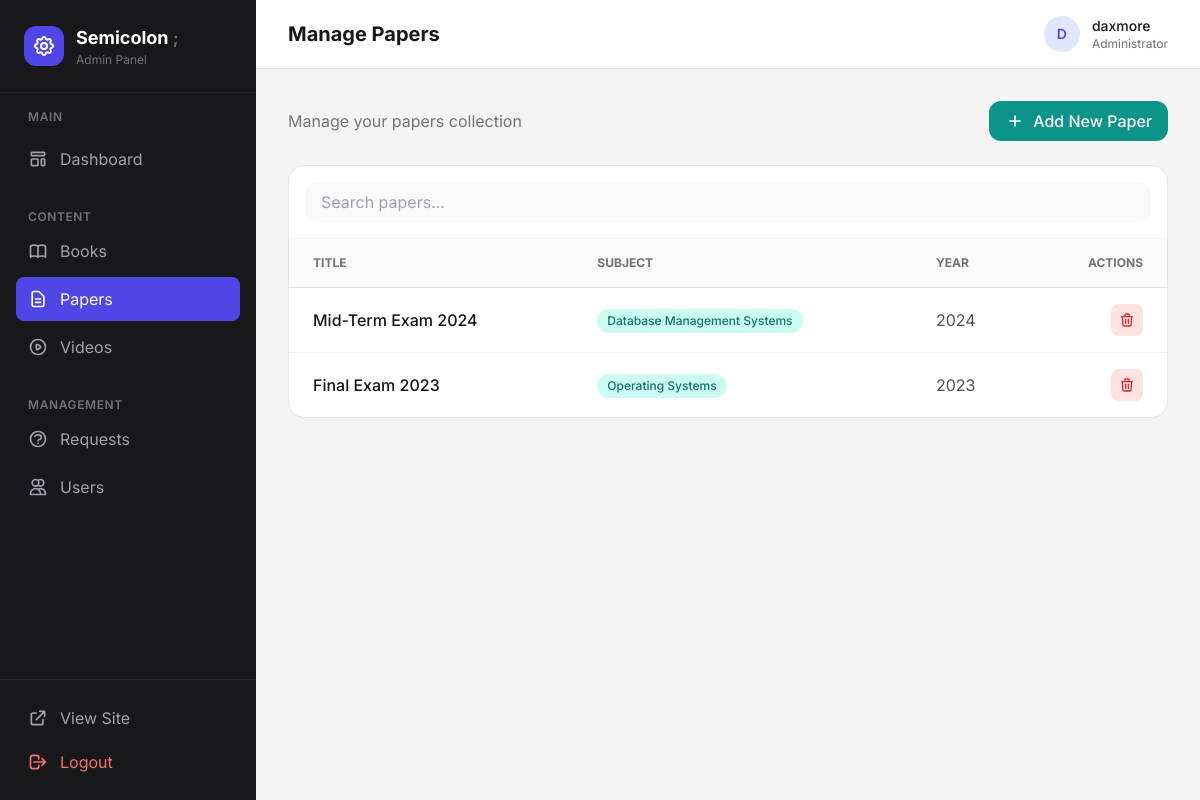
The app's page /admin/papers.php (signed in) with its own data.
### tables this page shows
CREATE TABLE IF NOT EXISTS papers (
    id INT AUTO_INCREMENT PRIMARY KEY,
    title VARCHAR(255) NOT NULL,
    subject VARCHAR(255) NOT NULL,
    year INT NOT NULL,
     
    private_path VARCHAR(255) NOT NULL,  
    slug VARCHAR(255) UNIQUE,
    token VARCHAR(255) UNIQUE,
    created_at TIMESTAMP DEFAULT CURRENT_TIMESTAMP
);

### includes/functions.php (called while the page is built, shortened)
<?php
function get_papers($subject = null, $year = null)
{
    global $conn;
    $sql = "SELECT * FROM papers WHERE 1=1";
    $stmt = $conn->prepare($sql);
    $types = '';
    $stmt->execute();
    $result = $stmt->get_result();
    $papers = [];
    if ($result->num_rows > 0) {
        while ($row = $result->fetch_assoc()) {
            $papers[] = $row;
        }
    }
    return $papers;
}
?>

### admin/papers.php (the view, shortened to what this page needs)
<?php
require_once '../includes/db.php';
require_once '../includes/functions.php';
$papers = get_papers();
$showForm = isset($_GET['add']);
include 'header.php';
?>
<div class="flex justify-between items-center mb-6">
    <p class="text-zinc-500">Manage your papers collection</p>
    <?php if (!$showForm): ?>
        <a href="papers.php?add=1" class="inline-flex items-center gap-2 px-4 py-2 bg-teal-600 text-white rounded-xl font-medium hover:bg-teal-700 transition">
            <svg xmlns="http://www.w3.org/2000/svg" class="h-5 w-5" fill="none" viewBox="0 0 24 24" stroke="currentColor" stroke-width="2">
                <path stroke-linecap="round" stroke-linejoin="round" d="M12 6v6m0 0v6m0-6h6m-6 0H6" />
            </svg>
            Add New Paper
        </a>
    <?php else: ?>
        <a href="papers.php" class="inline-flex items-center gap-2 px-4 py-2 border border-zinc-200 text-zinc-700 rounded-xl font-medium hover:bg-zinc-50 transition">
            Cancel
        </a>
    <?php endif; ?>
</div>
<div class="bg-white rounded-2xl border border-zinc-200 overflow-hidden">
    <div class="p-4 border-b border-zinc-100">
        <input type="text" id="searchInput" onkeyup="searchPapers()" placeholder="Search papers..."
            class="w-full px-4 py-2 bg-zinc-50 border-0 rounded-xl focus:ring-2 focus:ring-teal-500">
    </div>
    <div class="overflow-x-auto">
        <table id="papersTable" class="w-full">
            <thead>
                <tr class="bg-zinc-50 border-b border-zinc-200 text-xs uppercase text-zinc-500 font-semibold">
                    <th class="px-6 py-4 text-left">Title</th>
                    <th class="px-6 py-4 text-left">Subject</th>
                    <th class="px-6 py-4 text-left">Year</th>
                    <th class="px-6 py-4 text-right">Actions</th>
                </tr>
            </thead>
            <tbody class="divide-y divide-zinc-100">
                <?php if (empty($papers)): ?>
                    <tr>
                        <td colspan="4" class="px-6 py-12 text-center text-zinc-500">No papers found.</td>
                    </tr>
                <?php else: ?>
                    <?php foreach ($papers as $paper): ?>
                        <tr class="hover:bg-zinc-50 transition">
                            <td class="px-6 py-4 font-medium text-zinc-900"><?php echo htmlspecialchars($paper['title']); ?></td>
                            <td class="px-6 py-4">
                                <span class="inline-flex px-2.5 py-1 bg-teal-100 text-teal-700 rounded-full text-xs font-medium">
                                    <?php echo htmlspecialchars($paper['subject']); ?>
                                </span>
                            </td>
                            <td class="px-6 py-4 text-zinc-600"><?php echo htmlspecialchars($paper['year']); ?></td>
                            <td class="px-6 py-4">
                                <div class="flex items-center justify-end gap-2">
                                    <form action="papers.php" method="post" class="inline" onsubmit="return confirm('Delete this paper?');">
                                        <button type="submit" class="p-2 bg-red-100 text-red-600 rounded-lg hover:bg-red-200 transition">
                                            <svg xmlns="http://www.w3.org/2000/svg" class="h-4 w-4" fill="none" viewBox="0 0 24 24" stroke="currentColor" stroke-width="2">
                                                <path stroke-linecap="round" stroke-linejoin="round" d="M19 7l-.867 12.142A2 2 0 0116.138 21H7.862a2 2 0 01-1.995-1.858L5 7m5 4v6m4-6v6m1-10V4a1 1 0 00-1-1h-4a1 1 0 00-1 1v3M4 7h16" />
                                            </svg>
                                        </button>
                                    </form>
                                </div>
                            </td>
                        </tr>
                    <?php endforeach; ?>
                <?php endif; ?>
            </tbody>
        </table>
    </div>
</div>
<?php include 'footer.php'; ?>

### records on screen
papers: title "Mid-Term Exam 2024", subject "Database Management Systems", year "2024"
papers: title "Final Exam 2023", subject "Operating Systems", year "2023"

### other values on screen
$titles[$current_page] "Manage Papers"
substr($_SESSION['username'] ?? 'A', 0, 1) "D"
$_SESSION['username'] "daxmore"
